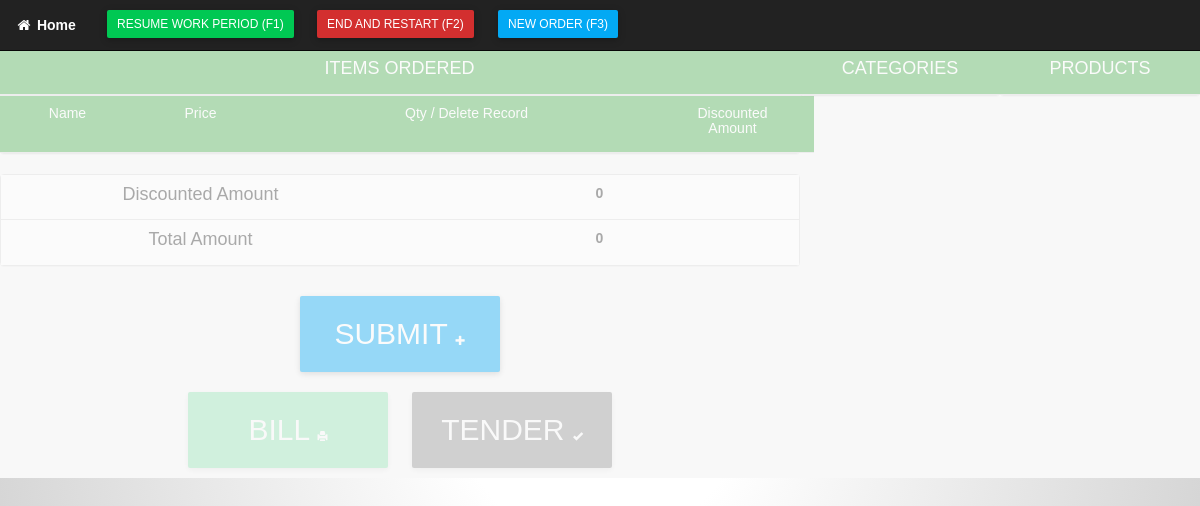
The page /main_pos.php on the database as committed earlier.
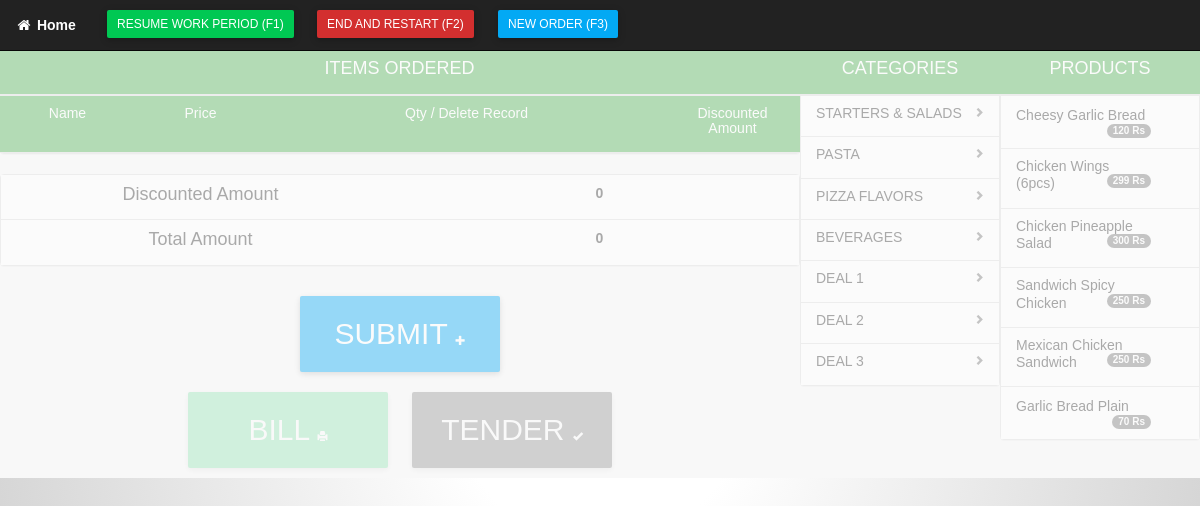
The same page on the database as committed later.
### tables this page shows
CREATE TABLE `menu_categories` (
  `category_id` int(11) NOT NULL,
  `cat_name` varchar(40) NOT NULL,
  `created_at` varchar(255) DEFAULT NULL
);

CREATE TABLE `menu_products` (
  `p_id` int(5) NOT NULL,
  `p_name` varchar(30) NOT NULL,
  `p_price` varchar(20) NOT NULL,
  `discount_percent` varchar(255) NOT NULL,
  `cat_id` varchar(20) NOT NULL,
  `p_barcode` varchar(255) NOT NULL,
  `is_available` varchar(5) DEFAULT NULL
);

### main_pos.php (the view, shortened to what the changed rows need)
<?php
include("include/dbconnect.php");
?>
<!DOCTYPE html>
<html lang="en">
    <head>
    </head>
<body>
<div id="wrapper">
    <div class="container-fluid disabledbutton" id="main" style="margin-top:4%;">
        <div class="row">
            <div class="col-md-2" id="third_div">
                <div class="row">
                    <div class="panel panel-default">
                        <ul class="list-group scroll_waiters">
                           <?php
                                $getData = "SELECT * FROM menu_categories";
                                $qur = $conn->query($getData);
                                while($r = mysqli_fetch_assoc($qur)){
                                    ?>
                            <li class="list-group-item row ordered-items" onclick="getProducts(<?php echo $r['category_id'] ?>);">
                              <div class="col-md-12">
                                    <h4 class="list-group-item-heading categories-title">
                                        <?php echo $r['cat_name'] ?>
                                        <small><span class="glyphicon glyphicon-chevron-right pull-right"></span></small>
                                    </h4>
                              </div>
                            </li>
                            <?php
                                }
                                    ?>
                        </ul>
                    </div>
                </div>
            </div>
            <div class="col-md-2" id="fourth_div">
                <div class="row">
                    <div class="panel panel-default">
                        <ul class="list-group scroll_waiters" id="products_tb">
<?php
                  $getData = "SELECT * FROM menu_products WHERE cat_id = 1";
                                $qur = $conn->query($getData);
                                while($r = mysqli_fetch_assoc($qur)){
                                    ?>
                            <li class="list-group-item row ordered-items">
                              <div class="col-md-10" onclick="appendOrders('<?php echo $r['p_name'] ?>', <?php echo $r['p_id'] ?>, <?php echo $r['p_price'] ?>, <?php echo $r['discount_percent'] ?>, 1, 4, <?php echo $r['cat_id'] ?>)">
                                    <h4 class="list-group-item-heading categories-title">
                                        <?php echo $r['p_name'] ?>
                                        <small class="list-group-item-text categories-title">
                                              <span class="badge pull-right"><?php echo $r['p_price']." Rs" ?></span>
                                        </small>
                                    </h4>
                              </div>
                            </li>
                            <?php
                                }
                                    ?>
                        </ul>
                    </div>
                </div>
            </div>
        </div>
    </div>
</div>
<link href="css/bootstrap.min.css" rel="stylesheet">
<link href="css/metisMenu.min.css" rel="stylesheet">
<link href="css/timeline.css" rel="stylesheet">
<link href="css/startmin.css" rel="stylesheet">
<link href="css/morris.css" rel="stylesheet">
<link href="css/font-awesome.min.css" rel="stylesheet" type="text/css">
<link rel="stylesheet" href="custom-css/style.css" type="text/css">
<link rel="stylesheet" href="custom-css/pos_style.css" type="text/css">
</body>
</html>

Rows that differ between the two databases and show on the page:
added menu_categories: cat_name "STARTERS & SALADS"
added menu_categories: cat_name "PASTA"
added menu_categories: cat_name "PIZZA FLAVORS"
added menu_categories: cat_name "BEVERAGES"
added menu_categories: cat_name "DEAL 1"
added menu_categories: cat_name "DEAL 2"
added menu_categories: cat_name "DEAL 3"
added menu_products: p_name "Cheesy Garlic Bread", p_price "120"
added menu_products: p_name "Chicken Wings (6pcs)", p_price "299"
added menu_products: p_name "Chicken Pineapple Salad", p_price "300"
added menu_products: p_name "Sandwich Spicy Chicken", p_price "250"
added menu_products: p_name "Mexican Chicken Sandwich", p_price "250"
added menu_products: p_name "Garlic Bread Plain", p_price "70"
